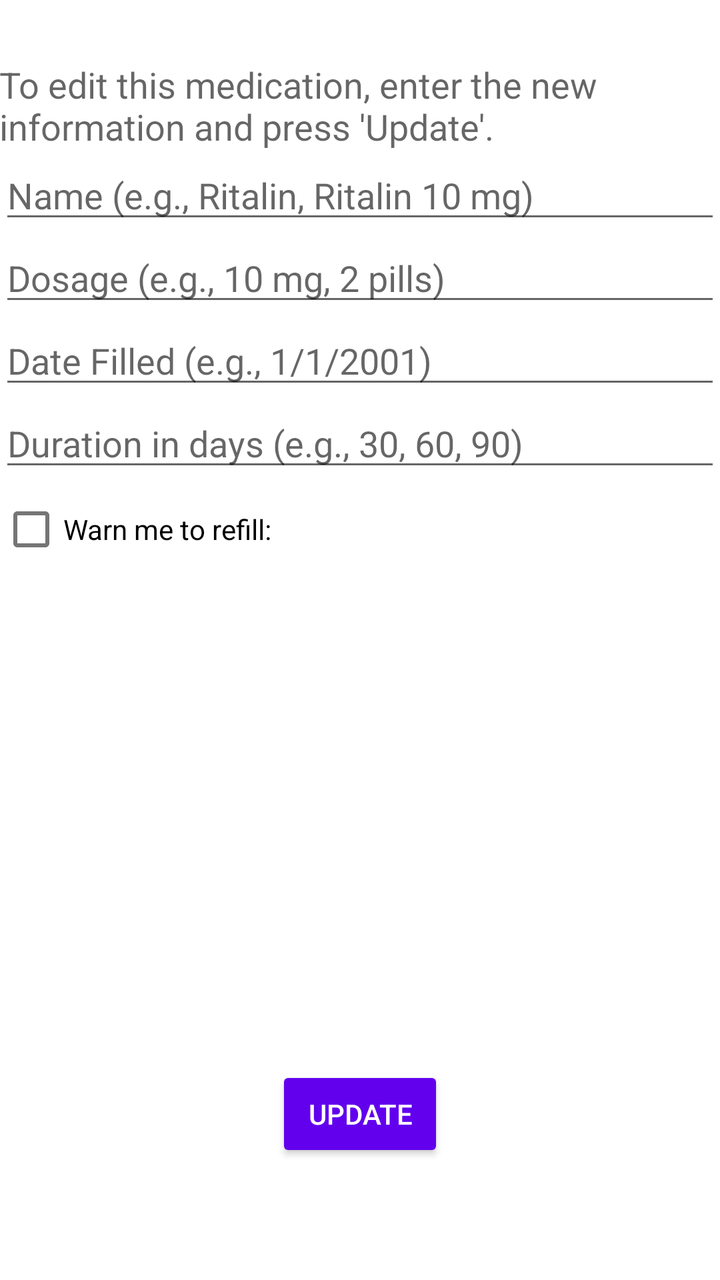
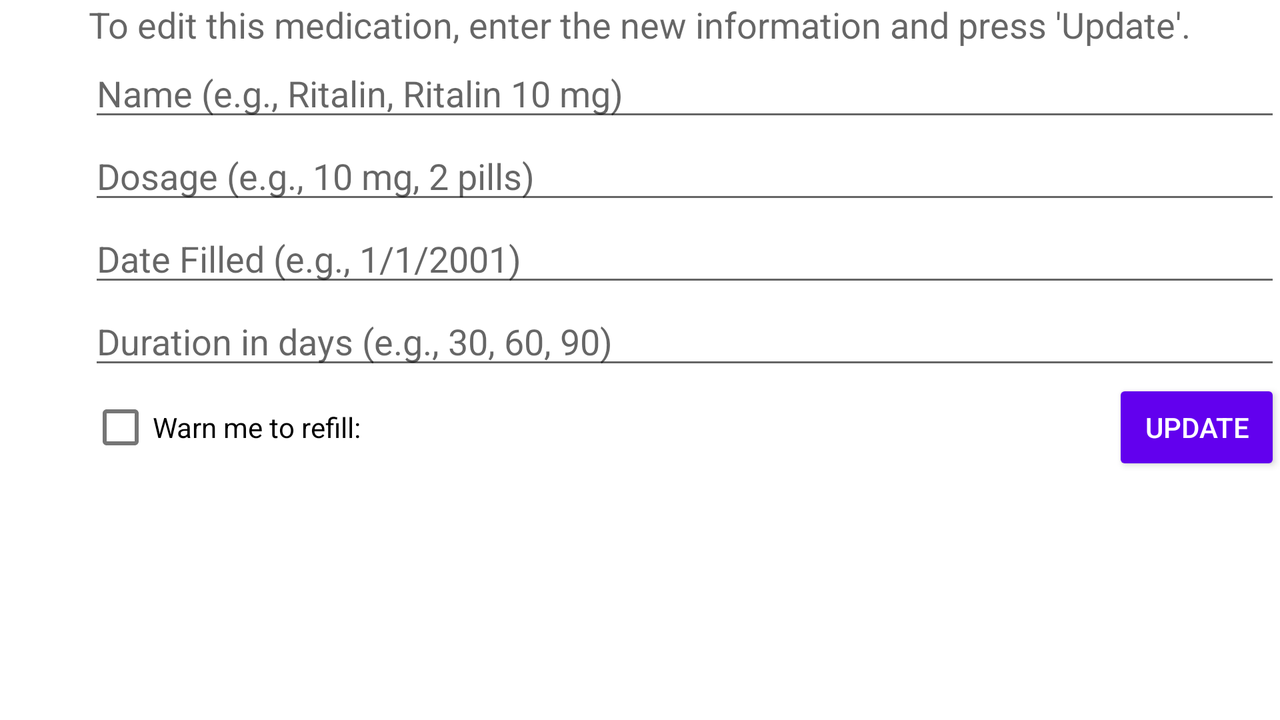

One screen, two layout resources from the same app: the default and the repository's alternative for another configuration. Each is rendered where Android would select it; the XML of both is given below.
<!-- AndroidManifest.xml: application theme AppTheme -->
<!-- res/layout/activity_update_med.xml -->
<RelativeLayout xmlns:android="http://schemas.android.com/apk/res/android"
    xmlns:tools="http://schemas.android.com/tools"
    android:layout_width="match_parent"
    android:layout_height="match_parent"
    android:paddingBottom="@dimen/activity_vertical_margin"
    android:paddingLeft="@dimen/activity_horizontal_margin"
    android:paddingRight="@dimen/activity_horizontal_margin"
    android:paddingTop="@dimen/activity_vertical_margin"
    tools:context=".UpdateMedActivity" >

    <TextView
        android:id="@+id/instructionView"
        android:layout_width="wrap_content"
        android:layout_height="wrap_content"
        android:layout_alignParentTop="true"
        android:layout_centerHorizontal="true"
        android:layout_marginTop="30dp"
        android:text="@string/update_med_instructions"
        android:textAppearance="?android:attr/textAppearanceMedium" />

    <EditText
        android:id="@+id/nameEdit"
        android:layout_width="wrap_content"
        android:layout_height="wrap_content"
        android:layout_alignLeft="@+id/instructionView"
        android:layout_alignRight="@+id/instructionView"
        android:layout_below="@+id/instructionView"
        android:ems="10"
        android:hint="@string/new_name_hint" >

        <requestFocus />
    </EditText>

    <EditText
        android:id="@+id/dosageEdit"
        android:layout_width="wrap_content"
        android:layout_height="wrap_content"
        android:layout_alignLeft="@+id/nameEdit"
        android:layout_alignRight="@+id/nameEdit"
        android:layout_below="@+id/nameEdit"
        android:ems="10"
        android:hint="@string/new_dosage_hint" />

    <EditText
        android:id="@+id/dateEdit"
        android:layout_width="wrap_content"
        android:layout_height="wrap_content"
        android:layout_alignLeft="@+id/dosageEdit"
        android:layout_alignRight="@+id/dosageEdit"
        android:layout_below="@+id/dosageEdit"
        android:ems="10"
        android:inputType="date"
        android:hint="@string/new_date_filled_hint" />

    <EditText
        android:id="@+id/durationEdit"
        android:layout_width="wrap_content"
        android:layout_height="wrap_content"
        android:layout_alignLeft="@+id/dateEdit"
        android:layout_alignRight="@+id/dateEdit"
        android:layout_below="@+id/dateEdit"
        android:ems="10"
        android:inputType="number"
        android:hint="@string/new_duration_hint" />

    <CheckBox
        android:id="@+id/reminderCheckbox"
        android:layout_width="wrap_content"
        android:layout_height="wrap_content"
        android:layout_alignLeft="@+id/durationEdit"
        android:layout_below="@+id/durationEdit"
        android:text="@string/reminder_checkbox"
        android:onClick="reminderCheckboxClicked" />

    <EditText
        android:id="@+id/reminderEdit"
        android:layout_width="wrap_content"
        android:layout_height="wrap_content"
        android:layout_alignRight="@+id/durationEdit"
        android:layout_below="@+id/durationEdit"
        android:layout_toRightOf="@+id/reminderCheckbox"
        android:ems="10"
        android:inputType=""
        android:focusable="false"
        android:enabled="false"
        android:visibility="invisible"
        android:hint="@string/hint_reminder" />

    <Button
        android:id="@+id/updateButton"
        style="?android:attr/buttonStyleSmall"
        android:layout_width="wrap_content"
        android:layout_height="wrap_content"
        android:layout_alignParentBottom="true"
        android:layout_centerHorizontal="true"
        android:layout_marginBottom="59dp"
        android:text="@string/button_update"
        android:onClick="updateMed" />

</RelativeLayout>
<!-- resources referenced by this layout -->
<resources>
  <string name="button_update">Update</string>
  <string name="hint_reminder">Days in Advance</string>
  <string name="new_date_filled_hint">Date Filled (e.g., 1/1/2001)</string>
  <string name="new_dosage_hint">Dosage (e.g., 10 mg, 2 pills)</string>
  <string name="new_duration_hint">Duration in days (e.g., 30, 60, 90)</string>
  <string name="new_name_hint">Name (e.g., Ritalin, Ritalin 10 mg)</string>
  <string name="reminder_checkbox">Warn me to refill:</string>
  <string name="update_med_instructions">To edit this medication, enter the new information and press \'Update\'.</string>
</resources>
<!-- res/layout-land/activity_update_med.xml (the repository's variant of the layout above) -->
<!-- drawn on the phone turned sideways -->
<?xml version="1.0" encoding="utf-8"?>
<RelativeLayout xmlns:android="http://schemas.android.com/apk/res/android"
    android:layout_width="match_parent"
    android:layout_height="match_parent"
    android:paddingBottom="@dimen/activity_vertical_margin"
    android:paddingLeft="@dimen/activity_horizontal_margin"
    android:paddingRight="@dimen/activity_horizontal_margin"
    android:paddingTop="@dimen/activity_vertical_margin" >

    <EditText
        android:id="@+id/nameEdit"
        android:layout_width="wrap_content"
        android:layout_height="wrap_content"
        android:layout_alignLeft="@+id/instructionView"
        android:layout_alignParentRight="true"
        android:layout_below="@+id/instructionView"
        android:ems="10"
        android:hint="@string/new_name_hint" >

        <requestFocus />
    </EditText>

    <EditText
        android:id="@+id/dosageEdit"
        android:layout_width="wrap_content"
        android:layout_height="wrap_content"
        android:layout_alignLeft="@+id/nameEdit"
        android:layout_alignRight="@+id/nameEdit"
        android:layout_below="@+id/nameEdit"
        android:ems="10"
        android:hint="@string/new_dosage_hint" />

    <EditText
        android:id="@+id/dateEdit"
        android:layout_width="wrap_content"
        android:layout_height="wrap_content"
        android:layout_alignLeft="@+id/dosageEdit"
        android:layout_alignRight="@+id/dosageEdit"
        android:layout_below="@+id/dosageEdit"
        android:ems="10"
        android:inputType="date"
        android:hint="@string/new_date_filled_hint" />

    <EditText
        android:id="@+id/durationEdit"
        android:layout_width="wrap_content"
        android:layout_height="wrap_content"
        android:layout_alignLeft="@+id/dateEdit"
        android:layout_alignRight="@+id/dateEdit"
        android:layout_below="@+id/dateEdit"
        android:ems="10"
        android:inputType="number"
        android:hint="@string/new_duration_hint" />

    <TextView
        android:id="@+id/instructionView"
        android:layout_width="wrap_content"
        android:layout_height="wrap_content"
        android:layout_alignParentTop="true"
        android:layout_centerHorizontal="true"
        android:text="@string/update_med_instructions"
        android:textAppearance="?android:attr/textAppearanceMedium" />

    <CheckBox
        android:id="@+id/reminderCheckbox"
        android:layout_width="wrap_content"
        android:layout_height="wrap_content"
        android:layout_alignLeft="@+id/durationEdit"
        android:layout_below="@+id/durationEdit"
        android:text="@string/reminder_checkbox"
        android:onClick="reminderCheckboxClicked" />

    <EditText
        android:id="@+id/reminderEdit"
        android:layout_width="wrap_content"
        android:layout_height="wrap_content"
        android:layout_alignTop="@+id/reminderCheckbox"
        android:layout_toRightOf="@+id/reminderCheckbox"
        android:ems="10"
        android:inputType=""
        android:focusable="false"
        android:enabled="false"
        android:visibility="invisible"
        android:hint="@string/hint_reminder" />

    <Button
        android:id="@+id/updateButton"
        style="?android:attr/buttonStyleSmall"
        android:layout_width="wrap_content"
        android:layout_height="wrap_content"
        android:layout_alignRight="@+id/durationEdit"
        android:layout_alignTop="@+id/reminderEdit"
        android:text="@string/button_update"
        android:onClick="updateMed" />
    

</RelativeLayout>
